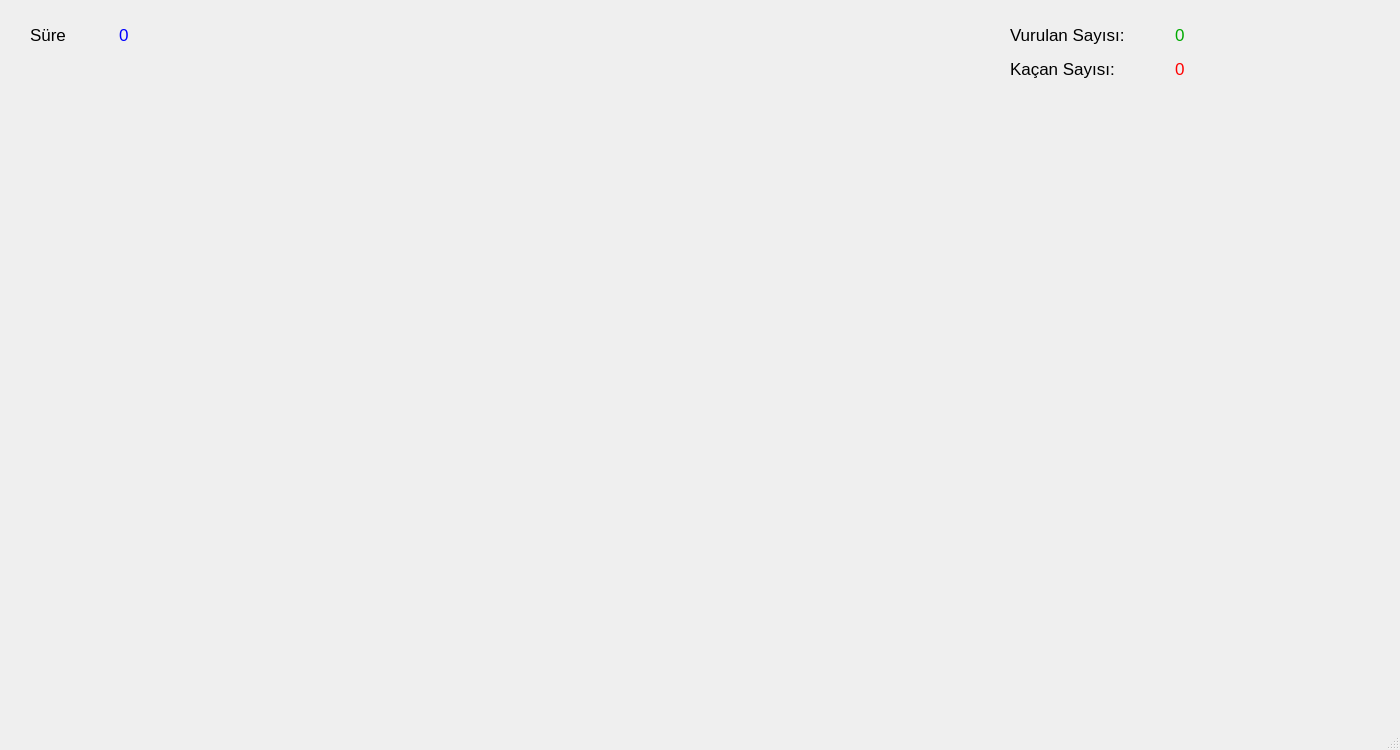
<?xml version="1.0" encoding="UTF-8"?>
<ui version="4.0">
 <class>MainWindow</class>
 <widget class="QMainWindow" name="MainWindow">
  <property name="geometry">
   <rect>
    <x>0</x>
    <y>0</y>
    <width>1400</width>
    <height>750</height>
   </rect>
  </property>
  <property name="windowTitle">
   <string>MainWindow</string>
  </property>
  <widget class="QWidget" name="centralwidget">
   <widget class="QWidget" name="horizontalLayoutWidget">
    <property name="geometry">
     <rect>
      <x>0</x>
      <y>5</y>
      <width>1401</width>
      <height>81</height>
     </rect>
    </property>
    <layout class="QHBoxLayout" name="horizontalLayout_2"/>
   </widget>
   <widget class="QWidget" name="verticalLayoutWidget">
    <property name="geometry">
     <rect>
      <x>-1</x>
      <y>89</y>
      <width>1602</width>
      <height>1202</height>
     </rect>
    </property>
    <layout class="QVBoxLayout" name="verticalLayout">
     <item>
      <widget class="QLabel" name="label_7">
       <property name="text">
        <string/>
       </property>
       <property name="pixmap">
        <pixmap resource="resimler.qrc">:/resimler/resimler/arkaplan.jpg</pixmap>
       </property>
      </widget>
     </item>
    </layout>
   </widget>
   <widget class="QWidget" name="">
    <property name="geometry">
     <rect>
      <x>1010</x>
      <y>20</y>
      <width>323</width>
      <height>63</height>
     </rect>
    </property>
    <layout class="QGridLayout" name="gridLayout">
     <item row="0" column="0">
      <widget class="QLabel" name="label_2">
       <property name="font">
        <font>
         <pointsize>13</pointsize>
        </font>
       </property>
       <property name="text">
        <string>Vurulan Sayısı: </string>
       </property>
      </widget>
     </item>
     <item row="0" column="1">
      <widget class="QLabel" name="label_4">
       <property name="font">
        <font>
         <pointsize>13</pointsize>
        </font>
       </property>
       <property name="styleSheet">
        <string notr="true">color: rgb(0, 170, 0);</string>
       </property>
       <property name="text">
        <string>0</string>
       </property>
      </widget>
     </item>
     <item row="1" column="0">
      <widget class="QLabel" name="label">
       <property name="font">
        <font>
         <pointsize>13</pointsize>
        </font>
       </property>
       <property name="text">
        <string>Kaçan Sayısı: </string>
       </property>
      </widget>
     </item>
     <item row="1" column="1">
      <widget class="QLabel" name="label_3">
       <property name="font">
        <font>
         <pointsize>13</pointsize>
        </font>
       </property>
       <property name="styleSheet">
        <string notr="true">color: rgb(255, 0, 0);</string>
       </property>
       <property name="text">
        <string>0</string>
       </property>
      </widget>
     </item>
    </layout>
   </widget>
   <widget class="QWidget" name="">
    <property name="geometry">
     <rect>
      <x>30</x>
      <y>20</y>
      <width>172</width>
      <height>29</height>
     </rect>
    </property>
    <layout class="QHBoxLayout" name="horizontalLayout">
     <item>
      <widget class="QLabel" name="label_6">
       <property name="font">
        <font>
         <pointsize>13</pointsize>
        </font>
       </property>
       <property name="text">
        <string>Süre</string>
       </property>
      </widget>
     </item>
     <item>
      <widget class="QLabel" name="label_5">
       <property name="font">
        <font>
         <pointsize>13</pointsize>
        </font>
       </property>
       <property name="styleSheet">
        <string notr="true">color: rgb(0, 0, 255);
</string>
       </property>
       <property name="text">
        <string>0</string>
       </property>
      </widget>
     </item>
    </layout>
   </widget>
  </widget>
  <widget class="QMenuBar" name="menubar">
   <property name="geometry">
    <rect>
     <x>0</x>
     <y>0</y>
     <width>1400</width>
     <height>26</height>
    </rect>
   </property>
  </widget>
  <widget class="QStatusBar" name="statusbar"/>
 </widget>
 <resources>
  <include location="resimler.qrc"/>
 </resources>
 <connections/>
</ui>
